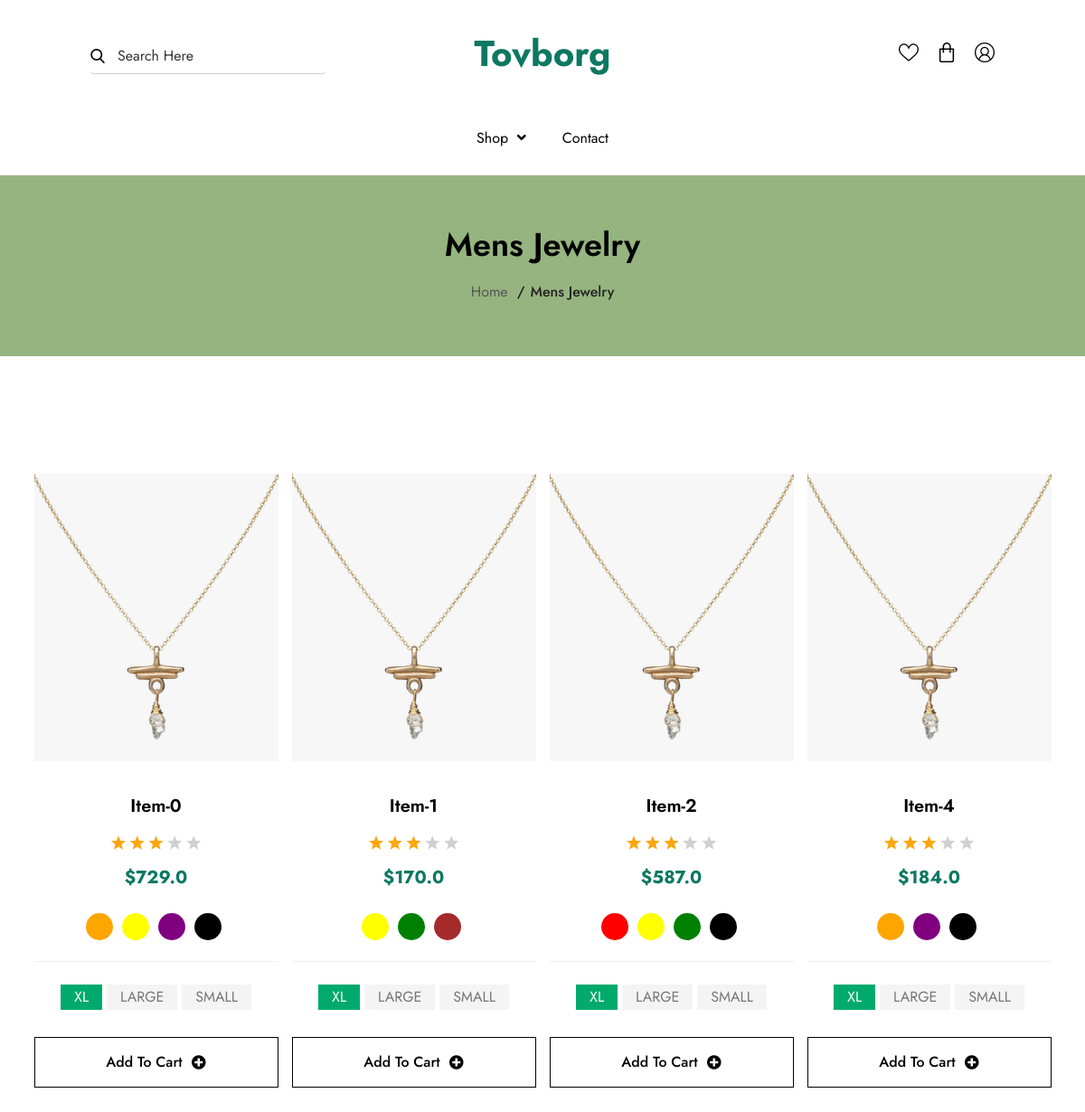
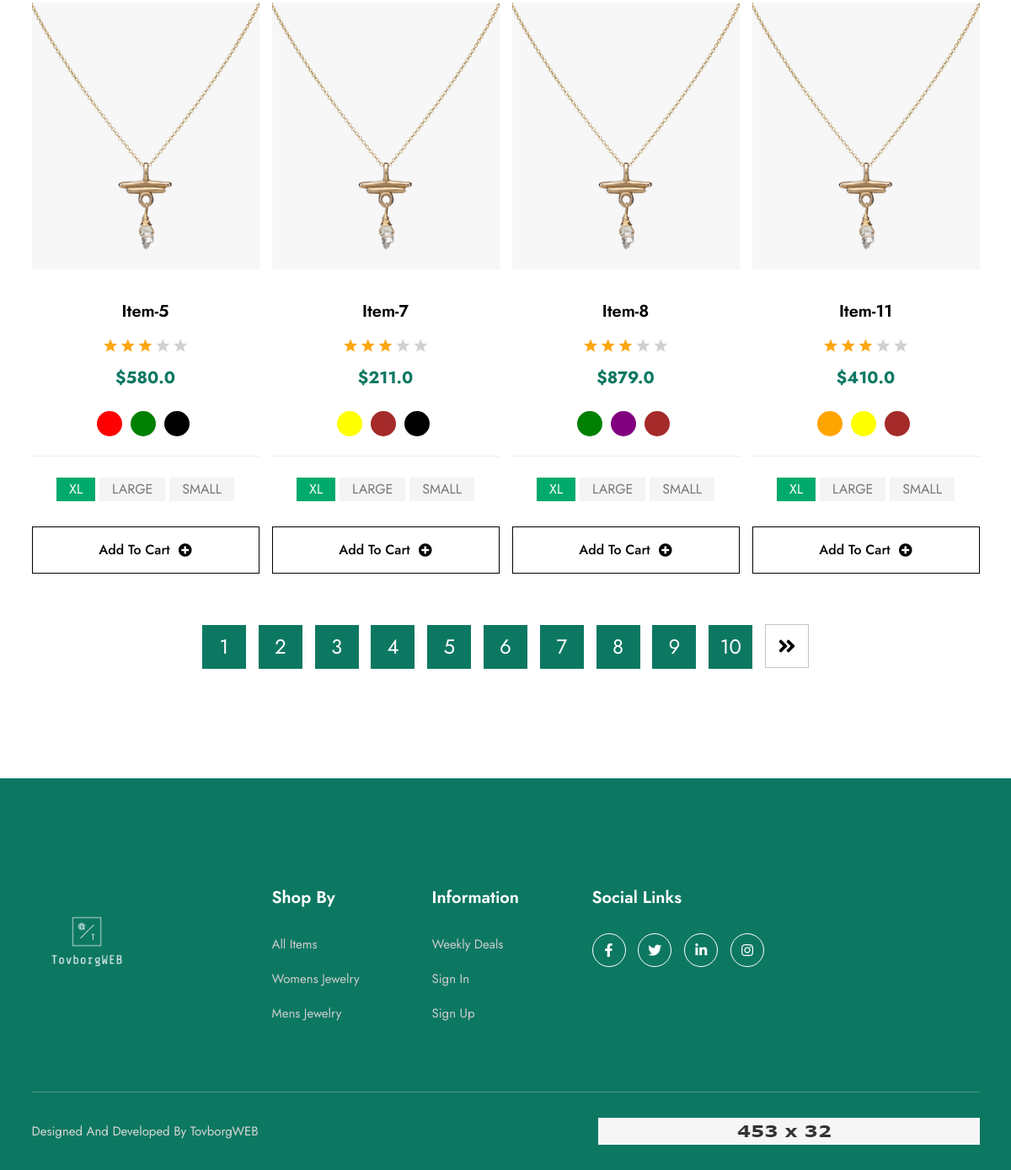
The page /mens/ on the database its author committed (2 pictures, top to bottom).
### core/models.py (models this page shows, shortened)
class Item(models.Model):
    name = models.CharField(
        max_length=70,
        verbose_name='Product Name'
    )
    price = models.FloatField(
        verbose_name='Price'
    )
    sizes = models.ManyToManyField(Size, blank=True)
    discount_price = models.FloatField(blank=True, null=True)
    category = models.ManyToManyField(Category)
    label = models.CharField(choices=LABEL_CHOICES, max_length=4)
    home_page_image = models.ImageField(
        upload_to='uploads/', blank=True, null=True)
    shop_grid_image = models.ImageField(
        upload_to='uploads/', blank=True, null=True)
    slug = models.SlugField()
    description = models.TextField(
        max_length=190,
        verbose_name='Description'
    )
    featured = models.BooleanField(default=False)
    times_ordered = models.IntegerField(default=1)
    featured_products = models.CharField(
        choices=FEATURED_PRODUCTS_CHOICES, max_length=10, null=True, blank=True)
    date_added = models.DateTimeField(auto_now_add=True)
    color = models.ManyToManyField(Color)
    def get_absolute_url(self):
        return reverse("core:product-page", kwargs={'slug': self.slug})
    def get_add_to_cart_url(self):
        return reverse("core:add-to-cart", kwargs={'slug': self.slug})
    def get_add_to_wishlist_url(self):
        return reverse("core:add-to-wishlist", kwargs={'slug': self.slug})

class Color(models.Model):
    name = models.CharField(max_length=50)
    code = models.CharField(max_length=50)

### core/views.py (the view, shortened to what this page needs)
# urls.py: path('mens/', MensView.as_view(), name="mens"),
class MensView(ListView):
    def get(self, *args, **kwargs):
        all_items = Item.objects.filter(category__field_name='mens_jewellery')
        pagination = Paginator(all_items, 8)
        page_number = self.request.GET.get('page')
        page_obj = pagination.get_page(page_number)
        context = {
            'object': all_items,
            'page_obj': page_obj,
        }
        return render(self.request, 'mens.html', context)

### templates/mens.html (shortened to what this page needs)
{% extends 'base.html' %}
{% load static %}
{% block content %}
<div class="breadcrumb-area">
    <div class="container">
        <div class="breadcrumb-wrap text-center">
            <h2 class="page-title">Mens Jewelry</h2>
            <ul class="breadcrumb-pages">
                <li class="page-item"><a class="page-item-link" href="{% url 'core:home-page' %}">Home</a></li>
                <li class="page-item">Mens Jewelry</li>
            </ul>
        </div>
    </div>
</div>
<div class="product-area section">
    <div class="container">
        <div class="product-list">
            <div class="row">
                {% for item in page_obj %}
                <div class="col-lg-3 col-md-4 col-sm-6">
                    <div class="single-grid-product">
                        <div class="product-top">
                            {% if item.shop_grid_image %}
                            <a href="{{ item.get_absolute_url }}"><img class="product-thumbnal" src="{{ item.shop_grid_image.url }}" alt="product" /></a>
                            {% else %}
                            <a href="single-product.html"><img class="product-thumbnal" src="{% static 'assets/images/product-image-1.png' %}" alt="product" /></a>
                            {% endif %}
                            <ul class="prdouct-btn-wrapper">
                            </ul>
                        </div>
                        <div class="product-info text-center">
                            <h3 class="product-name"><a class="product-link" href="single-product.html">{{ item.name }}</a></h3>
                            <ul class="product-review">
                                <li class="review-item active"><i class="flaticon-star"></i></li>
                                <li class="review-item active"><i class="flaticon-star"></i></li>
                                <li class="review-item active"><i class="flaticon-star"></i></li>
                                <li class="review-item"><i class="flaticon-star"></i></li>
                                <li class="review-item"><i class="flaticon-star"></i></li>
                            </ul>
                            <div class="product-price">
                                {% if item.discount_price %}
                                <span class="regular-price">${{ item.price }}</span>
                                <span class="price">${{ item.discount_price }}</span>
                                {% else %}
                                <span class="price">${{ item.price }}</span>
                                {% endif %}
                            </div>
                            <div class="variable-single-item color-switch">
                                <div class="product-variable-color">
                                    {% for color in item.color.all %}
                                    <label>
                                        <span class="product-color-tomato" style="background: {{ color.code }} !important;"></span>
                                    </label>
                                    {% endfor %}
                                </div>
                            </div>
                            <ul class="size-switch">
                                <li class="single-size active">XL</li>
                                <li class="single-size">LARGE</li>
                                <li class="single-size">SMALL</li>
                            </ul>
                            <a href="{{ item.get_add_to_cart_url }}" title="Add to cart" class="add-cart">Add To Cart <i class="icon fas fa-plus-circle"></i></a>
                        </div>
                    </div>
                </div>
                {% endfor %}
            </div>
            <div class="pagination-area mt-30">
                <ul class="paginations text-center">
                    {% for page in page_obj.paginator.page_range %}
                    <li class="pagination-page active"><a href="?page={{page}}" class="pagination-link">{{ page }}</a></li>
                    {% endfor %}
                    {% if page_obj.has_next %}
                    <li class="pagination-page"><a href="?page={{ page_obj.next_page_number }}" class="pagination-link"><i class="fas fa-angle-double-right"></i></a></li>
                    {% endif %}
                </ul>
            </div>
        </div>
    </div>
</div>
{% endblock content %}

### rows shown on the page
Item: shop_grid_image (picture), name "Item-0", price "729.0"
Item: shop_grid_image (picture), name "Item-1", price "170.0"
Item: shop_grid_image (picture), name "Item-2", price "587.0"
Item: shop_grid_image (picture), name "Item-4", price "184.0"
Item: shop_grid_image (picture), name "Item-5", price "580.0"
Item: shop_grid_image (picture), name "Item-7", price "211.0"
Item: shop_grid_image (picture), name "Item-8", price "879.0"
Item: shop_grid_image (picture), name "Item-11", price "410.0"

### other values the page prints
{{ page }} "1" "2" "3" "4" "5" "6" "7" "8" "9" "10"
